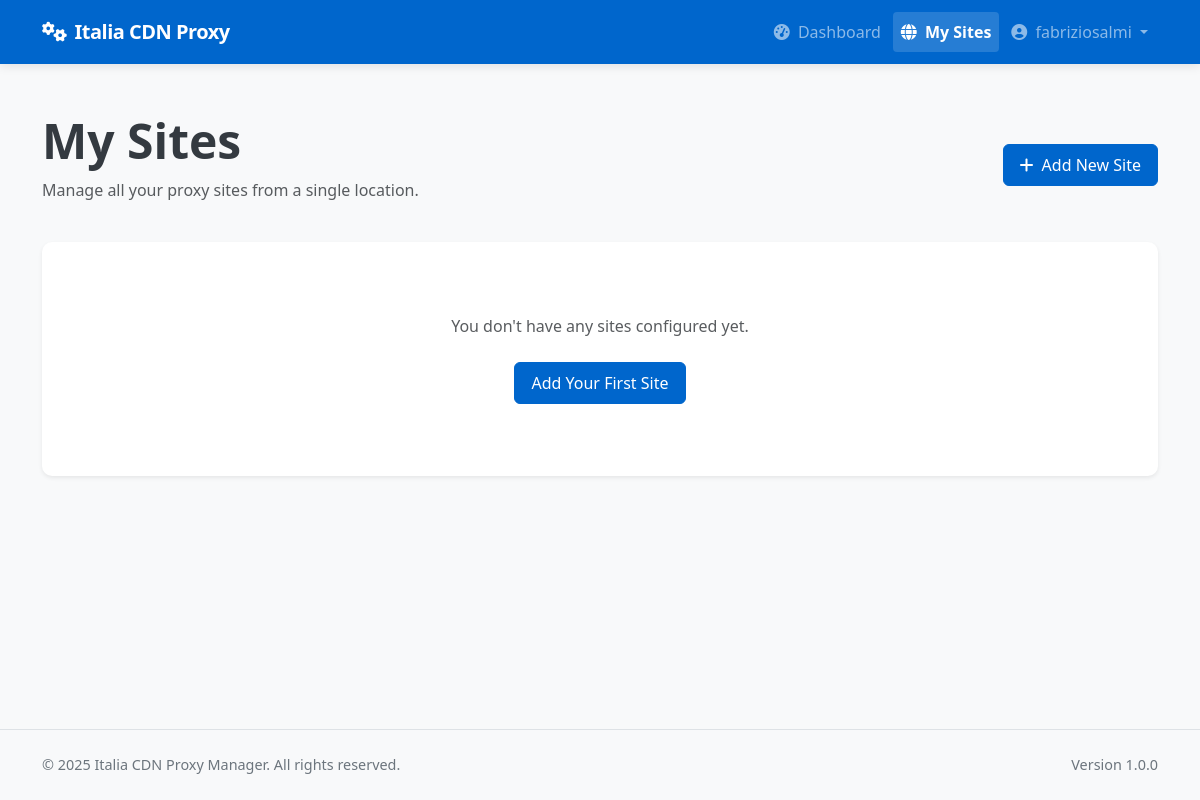
The page /client/sites (signed in) on the database as committed earlier.
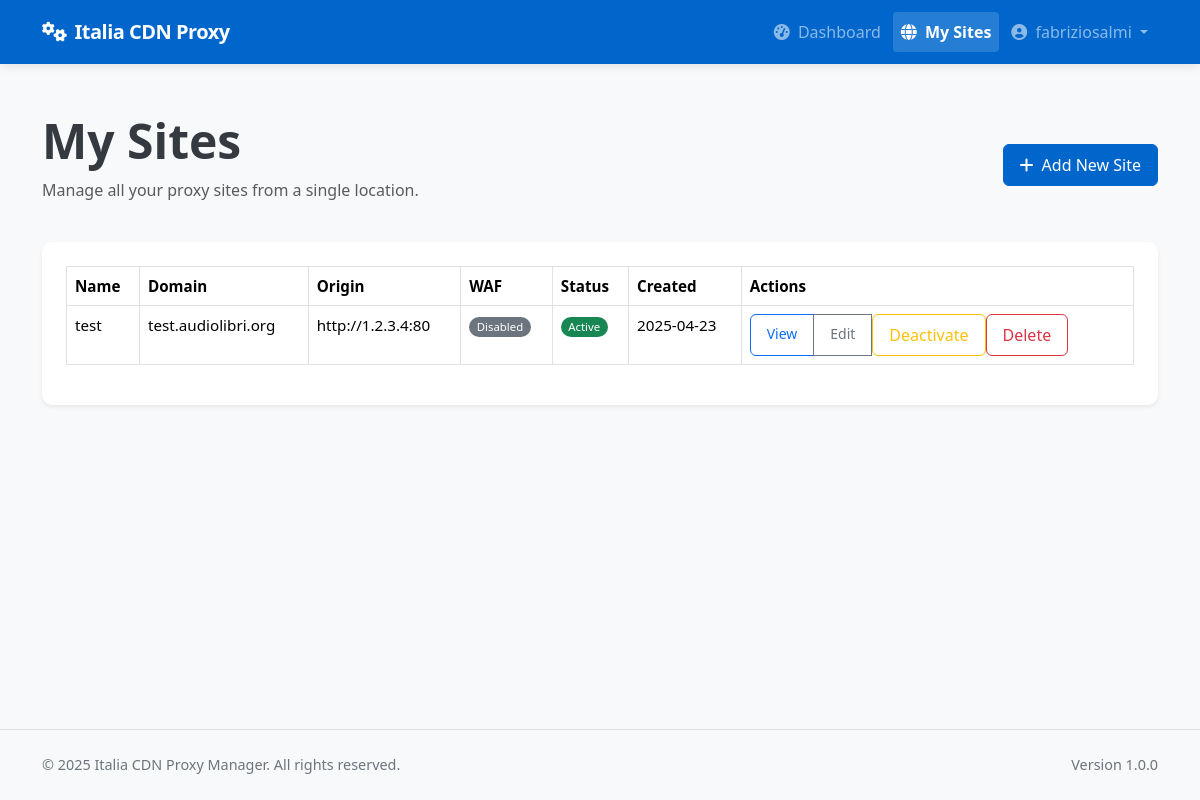
The same page on the database as committed later.
### app/models/models.py (models this page shows, shortened)
class Site(db.Model):
    __tablename__ = 'sites'
    id = db.Column(db.Integer, primary_key=True)
    name = db.Column(db.String(64), nullable=False)
    domain = db.Column(db.String(255), unique=True, nullable=False)
    protocol = db.Column(db.String(10), nullable=False, default='https')  # http or https
    origin_protocol = db.Column(db.String(10), nullable=False, default='http')  # http or https for origin
    origin_address = db.Column(db.String(255), nullable=False)  # Backend server address
    origin_port = db.Column(db.Integer, nullable=False)
    user_id = db.Column(db.Integer, db.ForeignKey('users.id'), nullable=True)  # Allow null for discovered sites
    is_active = db.Column(db.Boolean, default=True)
    is_blocked = db.Column(db.Boolean, default=False)
    is_discovered = db.Column(db.Boolean, default=False)  # Whether this site was discovered from node
    use_waf = db.Column(db.Boolean, default=False)
    force_https = db.Column(db.Boolean, default=True)  # New column to force HTTP to HTTPS redirect
    enable_cache = db.Column(db.Boolean, default=True)
    cache_time = db.Column(db.Integer, default=3600)  # Cache time in seconds, default 1 hour
    cache_static_time = db.Column(db.Integer, default=86400)  # Cache time for static assets in seconds, default 1 day
    custom_cache_rules = db.Column(db.Text, nullable=True)  # Custom cache rules in Nginx format
    cache_browser_time = db.Column(db.Integer, default=3600)  # Browser cache time in seconds, default 1 hour
    created_at = db.Column(db.DateTime, default=datetime.utcnow)
    updated_at = db.Column(db.DateTime, default=datetime.utcnow, onupdate=datetime.utcnow)
    custom_config = db.Column(db.Text, nullable=True)  # Additional Nginx configuration
    site_nodes = db.relationship('SiteNode', backref='site', lazy='dynamic')
    ssl_certificates = db.relationship('SSLCertificate', backref='site', lazy='dynamic')
    config_versions = db.relationship('ConfigVersion', backref='site', lazy='dynamic')

### app/controllers/client.py (the view)
@client.route('/sites')
@login_required
@client_required
def list_sites():
    sites = Site.query.filter_by(user_id=current_user.id).all()
    return render_template('client/sites/list.html', sites=sites)

### app/models/__init__.py (called while the page is built)
@login_manager.user_loader
def load_user(user_id):
    return User.query.get(int(user_id))

### app/models/models.py (called while the page is built)
    def is_admin(self):
        return self.role == 'admin'

    def is_client(self):
        return self.role == 'client'

### app/services/access_control.py (called while the page is built)
def client_required(f):
    @wraps(f)
    def decorated_function(*args, **kwargs):
        if not current_user.is_client():
            flash('This page is available only for client users.', 'error')
            return abort(403)
        return f(*args, **kwargs)
    return decorated_function

### app/templates/client/sites/list.html (shortened to what this page needs)
{% extends "base.html" %}
{% block content %}
<div class="container py-4">
    <div class="row mb-4">
        <div class="col-md-8">
            <h1 class="display-5 fw-bold mb-2">My Sites</h1>
            <p class="text-muted">Manage all your proxy sites from a single location.</p>
        </div>
        <div class="col-md-4 text-md-end d-flex align-items-center justify-content-md-end">
            <a href="{{ url_for('client.new_site') }}" class="btn btn-primary">
                <i class="fas fa-plus me-2"></i>Add New Site
            </a>
        </div>
    </div>
    <div class="card shadow-sm">
        <div class="card-body">
            {% if sites %}
            <div class="table-responsive">
                <table class="table table-bordered table-hover">
                    <thead>
                        <tr>
                            <th>Name</th>
                            <th>Domain</th>
                            <th>Origin</th>
                            <th>WAF</th>
                            <th>Status</th>
                            <th>Created</th>
                            <th>Actions</th>
                        </tr>
                    </thead>
                    <tbody>
                        {% for site in sites %}
                        <tr>
                            <td>{{ site.name }}</td>
                            <td>{{ site.domain }}</td>
                            <td>{{ site.protocol }}://{{ site.origin_address }}:{{ site.origin_port }}</td>
                            <td>
                                <span class="badge rounded-pill {% if site.use_waf %}bg-success{% else %}bg-secondary{% endif %}">
                                    {{ 'Enabled' if site.use_waf else 'Disabled' }}
                                </span>
                            </td>
                            <td>
                                <span class="badge rounded-pill {% if site.is_active %}bg-success{% else %}bg-danger{% endif %}">
                                    {{ 'Active' if site.is_active else 'Inactive' }}
                                </span>
                            </td>
                            <td>{{ site.created_at.strftime('%Y-%m-%d') }}</td>
                            <td>
                                <div class="btn-group btn-group-sm">
                                    <a href="{{ url_for('client.view_site', site_id=site.id) }}" class="btn btn-outline-primary">View</a>
                                    <a href="{{ url_for('client.edit_site', site_id=site.id) }}" class="btn btn-outline-secondary">Edit</a>
                                    <form method="POST" action="{{ url_for('client.toggle_site_active', site_id=site.id) }}" class="d-inline">
                                        <button type="submit" class="btn btn-outline-{% if site.is_active %}warning{% else %}success{% endif %}">
                                            {{ 'Deactivate' if site.is_active else 'Activate' }}
                                        </button>
                                    </form>
                                    <form method="POST" action="{{ url_for('client.delete_site', site_id=site.id) }}" class="d-inline"
                                          onsubmit="return confirm('Are you sure you want to delete this site? This action cannot be undone.');">
                                        <button type="submit" class="btn btn-outline-danger">Delete</button>
                                    </form>
                                </div>
                            </td>
                        </tr>
                        {% endfor %}
                    </tbody>
                </table>
            </div>
            {% else %}
            <div class="text-center py-5">
                <p class="text-muted mb-4">You don't have any sites configured yet.</p>
                <a href="{{ url_for('client.new_site') }}" class="btn btn-primary">
                    Add Your First Site
                </a>
            </div>
            {% endif %}
        </div>
    </div>
</div>
{% endblock %}

Rows that differ between the two databases and show on the page:
added Site: name "test", domain "test.audiolibri.org", protocol "http", origin_address "1.2.3.4", origin_port "80", use_waf "Disabled", is_active "Active", created_at "2025-04-23", is_active "Deactivate"
Other text that changed with them:
text no longer shown: "You don't have any sites configured yet. Add Your First Site"
text now shown: "Name Domain Origin WAF Status Created Actions"
